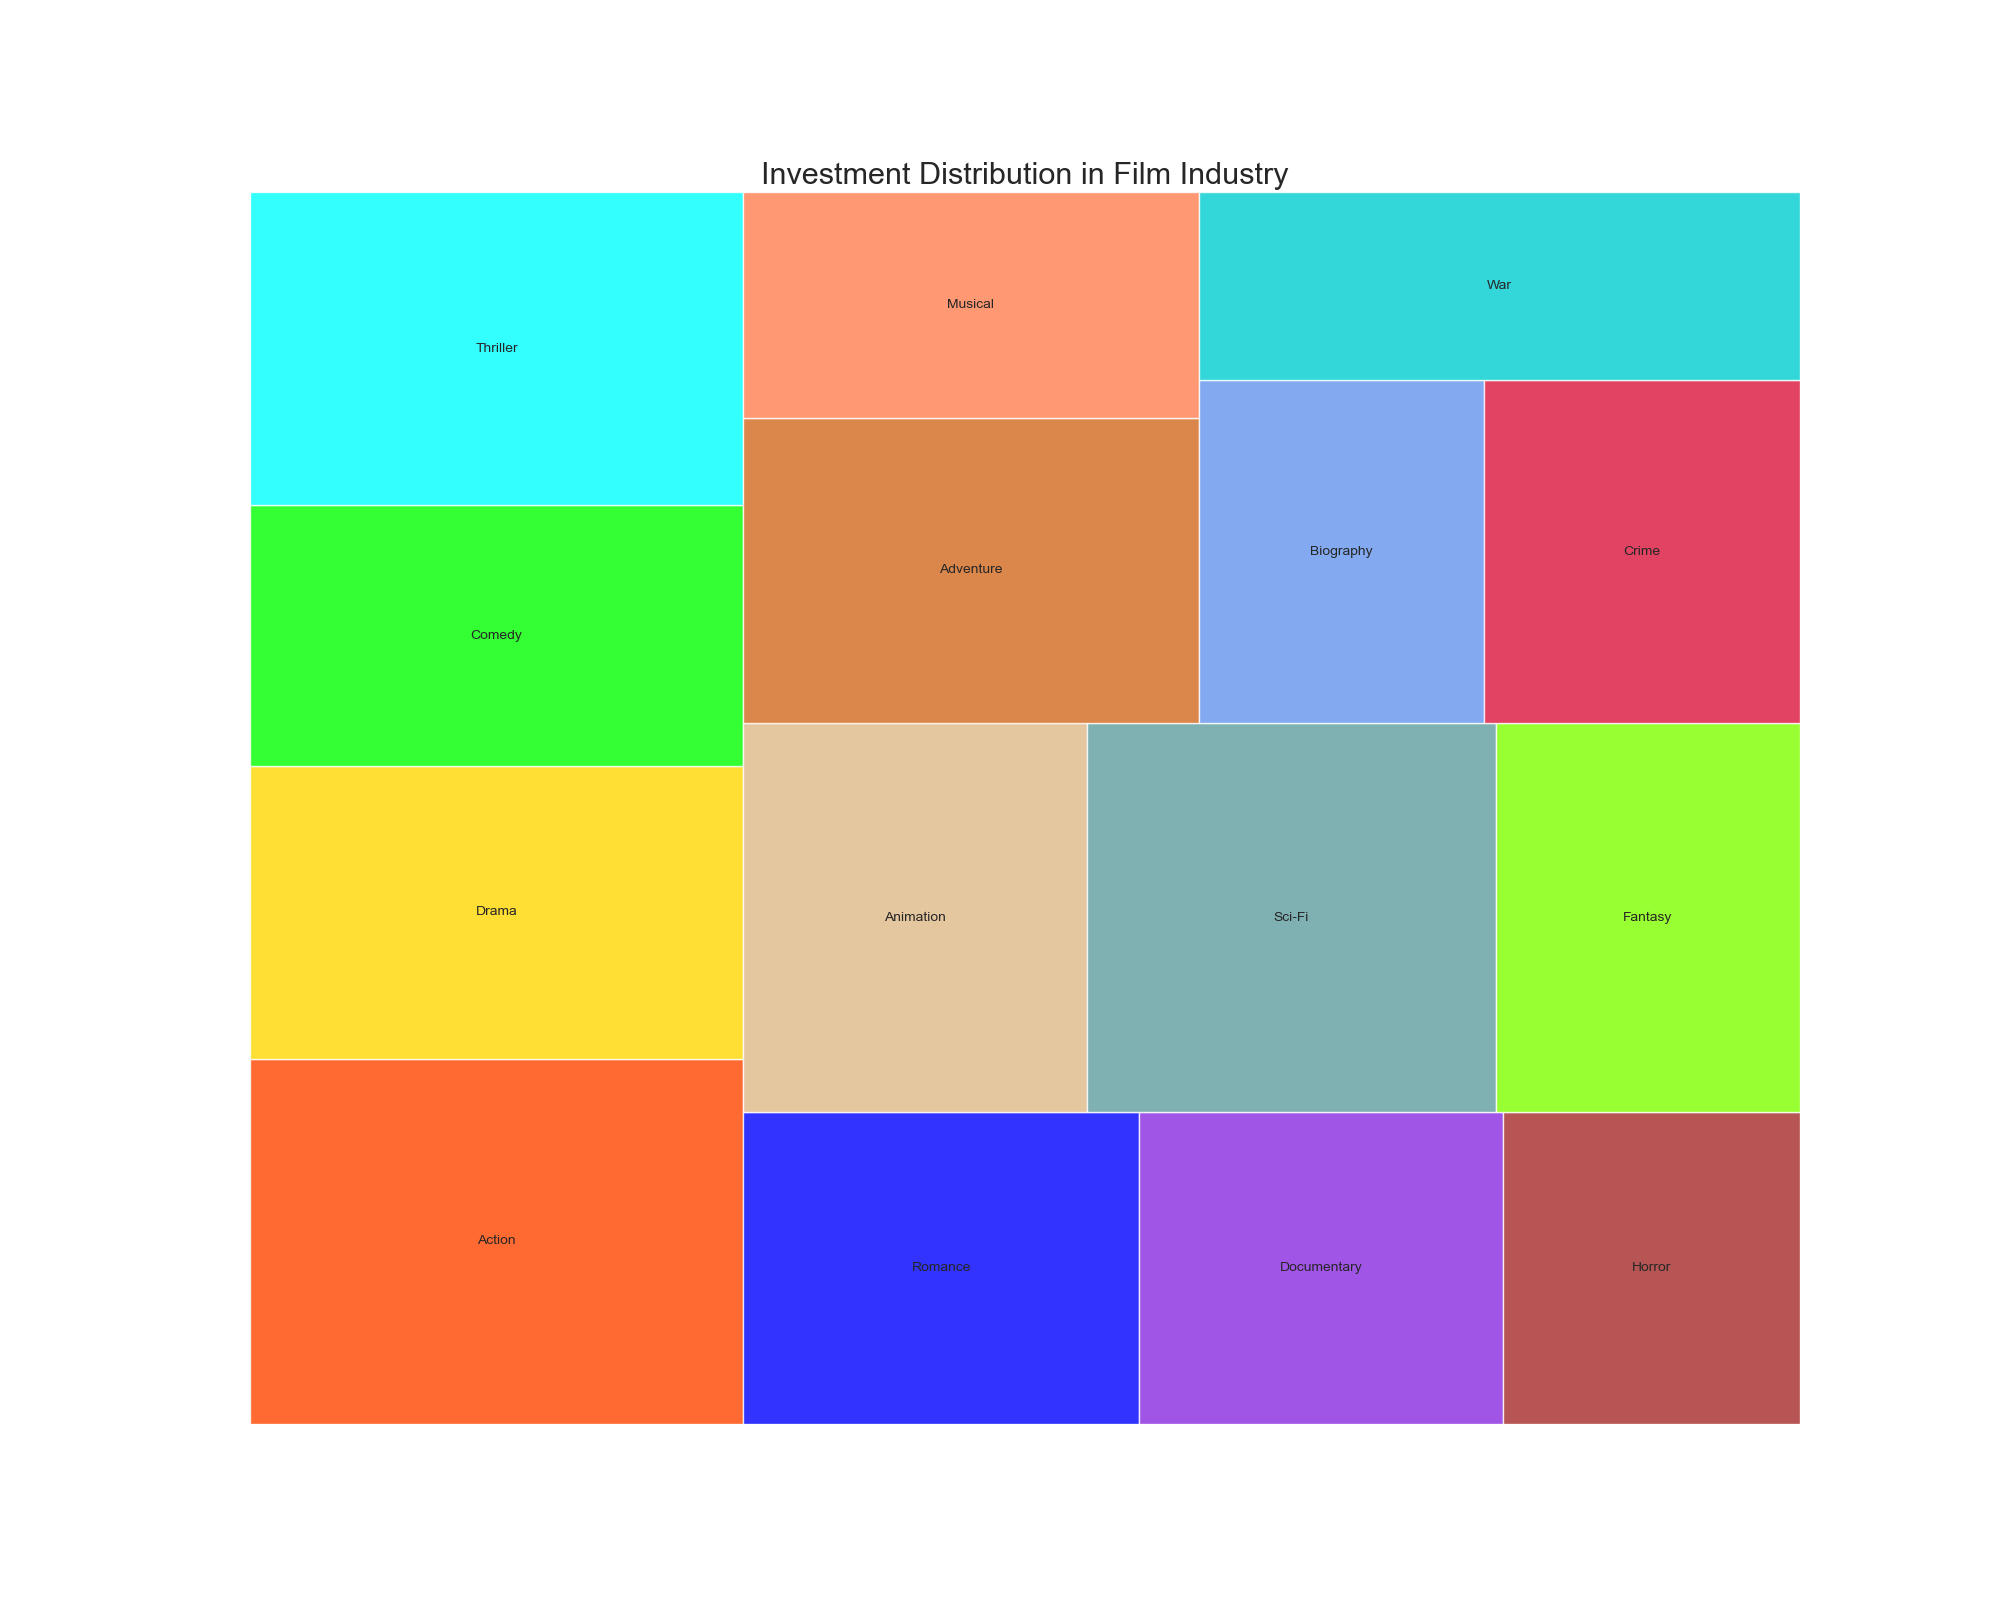

Write the Python code that produced this figure.

import matplotlib.pyplot as plt
import pandas as pd
import squarify

data = {
    "Category": ["Film Industry"] * 15,
    "Subcategory": ["Action", "Drama", "Comedy", "Thriller", "Romance",
                    "Documentary", "Horror", "Animation", "Sci-Fi", "Fantasy",
                    "Adventure", "Musical", "Biography", "Crime", "War"],
    "Value": [350000, 280000, 250000, 300000, 240000,
              220000, 180000, 260000, 310000, 230000,
              270000, 200000, 190000, 210000, 220000]
}

df = pd.DataFrame(data)

color_mapper = {
    'Film Industry': ['#FF4500', '#FFD700', '#00FF00', '#00FFFF', '#0000FF', 
                      '#8A2BE2', '#A52A2A', '#DEB887', '#5F9EA0', '#7FFF00', 
                      '#D2691E', '#FF7F50', '#6495ED', '#DC143C', '#00CED1']
}

colors = color_mapper['Film Industry']

fig, ax = plt.subplots(1, figsize=(20, 16))

squarify.plot(sizes=df['Value'], label=df['Subcategory'], color=colors, alpha=0.8, text_kwargs={'fontsize':10})

plt.title('Investment Distribution in Film Industry', fontsize=22)
plt.axis('off')
plt.show()
